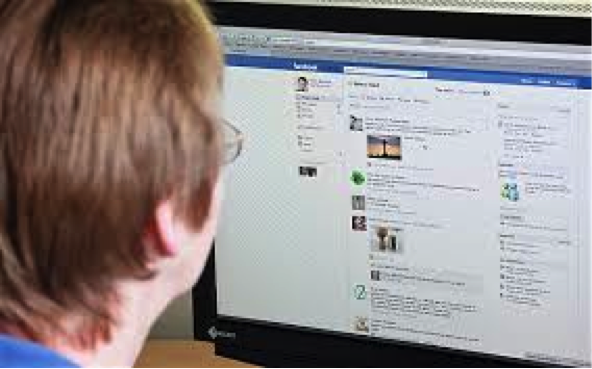
#> input picture Ejemplo Manipulacion Imagenes/Manipulacion_Imagen/ViendoFacebook.png, 592 x 369 px
$ python ManipulacionImagen.py
#> lines starting #> are read from the running program, lines starting #| are printed output that depends on the picture
#> in main, img is the input picture: PIL image 592x369 RGBA; mean R, G, B, A 144.8, 137.2, 137.3, 254.2
__author__ = 'Fco_Hernan'


import numpy as np
from PIL import Image


# convierte una imagen tipo Imagen (de la libreria PIL) en una matriz(ETD) con la informacion RGB de la imagen
def convertirImgMatrixRGB(img):
    return np.array(img.convert("RGB"))

# convierte una imagen tipo Imagen (de la libreria PIL) a imagen en Negativo
# procedimiento : multiplica por base 255 cada casilla de la matriz RGB para convertir la imagen en negativo
def convertirImgNegativo(img):
    arrImg=convertirImgMatrixRGB(img)
    for i in range(img.size[1]):
        for j in range(img.size[0]):
            arrImg[i][j]=arrImg[i][j]*255
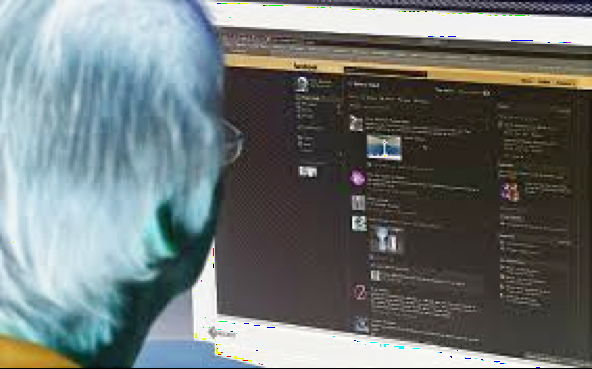
#> arrImg: shape (369, 592, 3); mean R, G, B 110.2, 117.9, 117.6
    imgNegativa=Image.fromarray(arrImg)
    return imgNegativa


def main():
    img=Image.open("ViendoFacebook.png")
    imgNegativa=convertirImgNegativo(img)
    imgNegativa.save("output3.png")    #guarda la imagen negativo

main()
